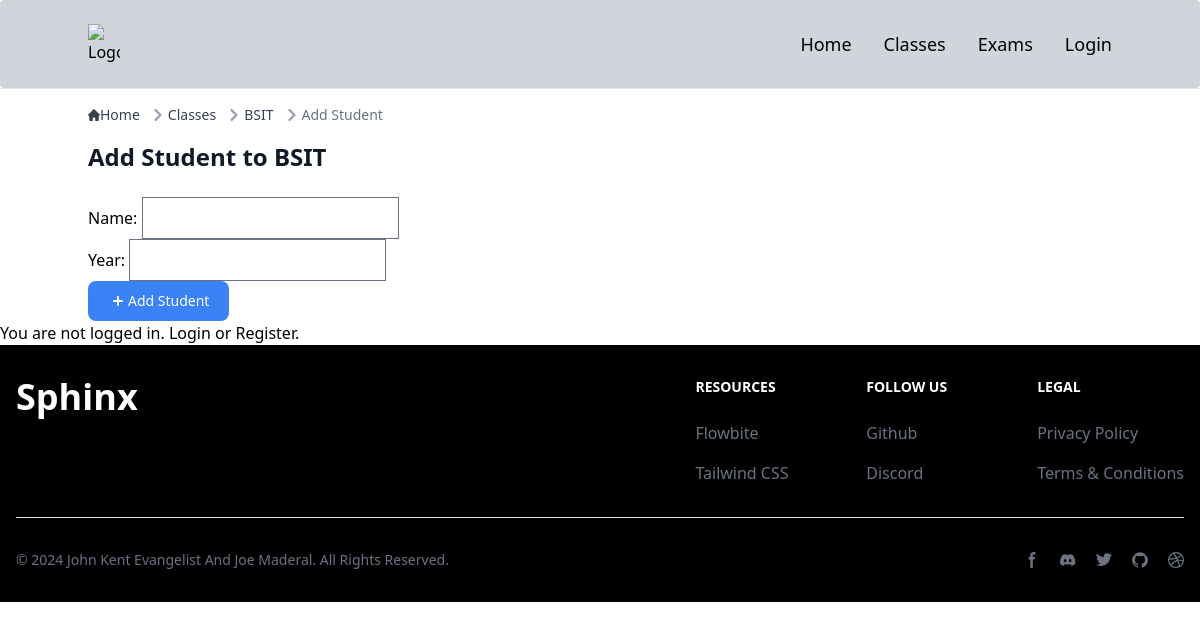
The app's page /classes/1/add_student/, older data.
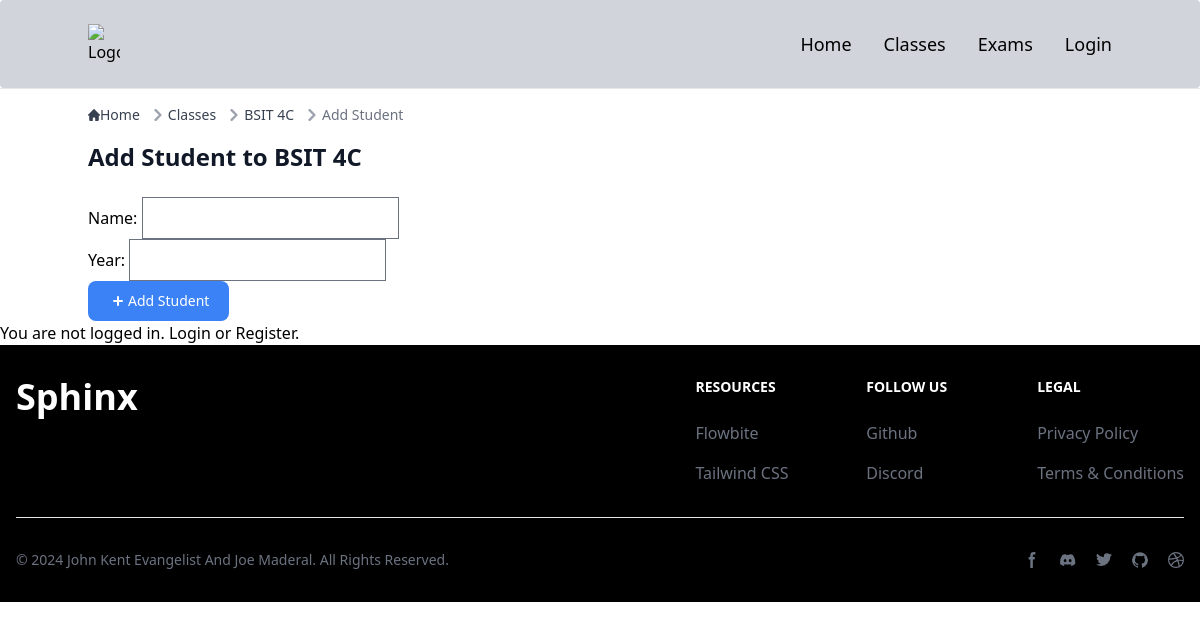
The same page, newer data.
### smartscoreapp/models.py (models this page shows, shortened)
class Class(models.Model):
    name = models.CharField(max_length=100)
    description = models.TextField(default="No description provided")

### smartscoreapp/views.py (the view)
# urls.py: path('classes/<int:class_id>/add_student/', add_student_view, name='add_student'),
def add_student_view(request, class_id):
    class_instance = get_object_or_404(Class, id=class_id)
    if request.method == 'POST':
        form = StudentForm(request.POST)
        if form.is_valid():
            student = form.save(commit=False)
            student.assigned_class = class_instance
            student.save()
            messages.success(request, 'Student added successfully!')
            return redirect('class_detail', class_id=class_id)
        else:
            print(form.errors)
            messages.error(request, 'Error adding student. Please check the form.')
    else:
        form = StudentForm()
    return render(request, 'add_student.html', {'form': form, 'class_instance': class_instance})

### smartscoreapp/forms.py
class StudentForm(forms.ModelForm):
    class Meta:
        model = Student
        fields = ['name', 'year']
        widgets = {
            'name': forms.TextInput(attrs={'class': 'form-control', 'required': 'true'}),
            'year': forms.NumberInput(attrs={'class': 'form-control', 'required': 'true'})
        }

### templates/add_student.html (shortened to what this page needs)
{% extends "base.html" %}
{% block content %}
<nav class="flex mb-4" aria-label="Breadcrumb">
  <ol class="inline-flex items-center space-x-1 md:space-x-2 rtl:space-x-reverse">
    <li class="inline-flex items-center">
      <a href="{% url 'index' %}" class="inline-flex items-center text-sm font-medium text-gray-700 hover:text-blue-600 dark:text-gray-400 dark:hover:text-white">
        Home
      </a>
    </li>
    <li class="flex items-center">
      <svg class="rtl:rotate-180 w-3 h-3 text-gray-400 mx-1" aria-hidden="true" xmlns="http://www.w3.org/2000/svg" fill="none" viewBox="0 0 6 10">
        <path stroke="currentColor" stroke-linecap="round" stroke-linejoin="round" stroke-width="2" d="m1 9 4-4-4-4"/>
      </svg>
      <a href="{% url 'classes' %}" class="text-sm font-medium text-gray-700 hover:text-blue-600 dark:text-gray-400 dark:hover:text-white">Classes</a>
    </li>
    <li class="flex items-center">
      <svg class="rtl:rotate-180 w-3 h-3 text-gray-400 mx-1" aria-hidden="true" xmlns="http://www.w3.org/2000/svg" fill="none" viewBox="0 0 6 10">
        <path stroke="currentColor" stroke-linecap="round" stroke-linejoin="round" stroke-width="2" d="m1 9 4-4-4-4"/>
      </svg>
      <a href="{% url 'class_detail' class_instance.id %}" class="text-sm font-medium text-gray-700 hover:text-blue-600 dark:text-gray-400 dark:hover:text-white">{{ class_instance.name }}</a>
    </li>
    <li class="flex items-center">
      <svg class="rtl:rotate-180 w-3 h-3 text-gray-400 mx-1" aria-hidden="true" xmlns="http://www.w3.org/2000/svg" fill="none" viewBox="0 0 6 10">
        <path stroke="currentColor" stroke-linecap="round" stroke-linejoin="round" stroke-width="2" d="m1 9 4-4-4-4"/>
      </svg>
      <span class="text-sm font-medium text-gray-500 dark:text-gray-400">Add Student</span>
    </li>
  </ol>
</nav>
<h1 class="text-2xl font-semibold text-gray-900 dark:text-white mb-6">Add Student to {{ class_instance.name }}</h1>
<form method="post" action="{% url 'add_student' class_instance.id %}">
  {{ form.as_p }}
  <button type="submit" class="text-white inline-flex items-center bg-blue-500 hover:bg-blue-600 focus:ring-4 focus:outline-none focus:ring-blue-300 font-medium rounded-lg text-sm px-5 py-2.5 text-center dark:bg-blue-600 dark:hover:bg-blue-700 dark:focus:ring-blue-800">
    <svg class="me-1 -ms-1 w-5 h-5" fill="currentColor" viewBox="0 0 20 20" xmlns="http://www.w3.org/2000/svg">
      <path fill-rule="evenodd" d="M10 5a1 1 0 011 1v3h3a1 1 0 110 2h-3v3a1 1 0 11-2 0v-3H6a1 1 0 110-2h3V6a1 1 0 011-1z" clip-rule="evenodd"></path>
    </svg>
    Add Student
  </button>
</form>
{% endblock %}

Row changes from the older to the newer data that the page shows:
changed Class: name "BSIT" → "BSIT 4C"
